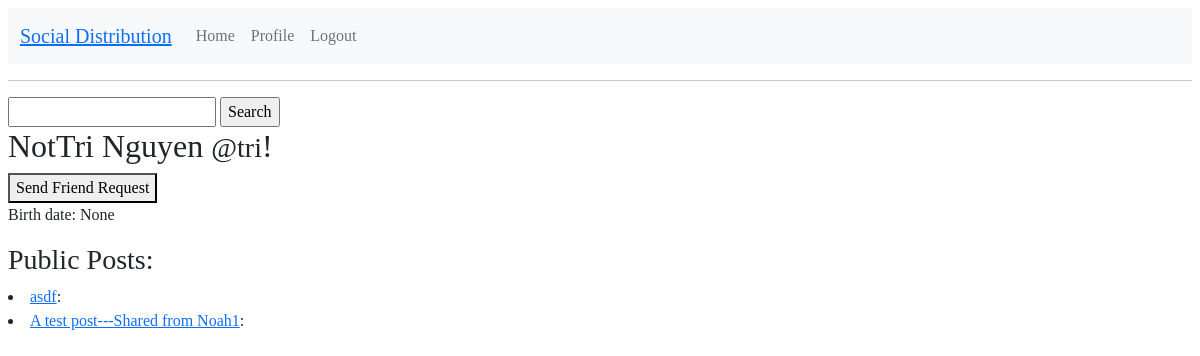
The page /view_profile/17 (signed in) on the database as committed earlier.
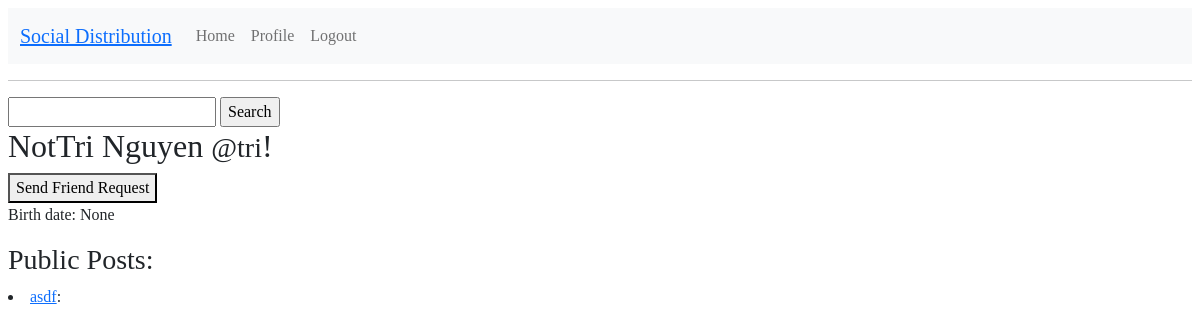
The same page on the database as committed later.
### Profile/models.py (models this page shows)
class Post(models.Model):
    title = models.CharField(max_length=200)
    url = models.CharField(max_length=200, blank=True)
    source = models.CharField(max_length=200, blank=True)
    origin = models.CharField(max_length=200, blank=True)
    description = models.TextField(blank=True)
    class ContentType(models.TextChoices):
        MARKDOWN = 'text/markdown' # common mark
        PLAIN = 'text/plain' # UTF-8
        BASE64 = 'application/base64'
        PNG = 'image/png;base64' # embedded png
        JPEG = 'image/jpeg;base64' # embedded jpeg
    content_type = models.CharField(
        max_length=40,
        choices = ContentType.choices,
        default=ContentType.PLAIN
    )
    content = models.TextField(blank=True)
    author = models.ForeignKey(Profile, on_delete=models.CASCADE, null=True, related_name="posts")
    categories = models.ManyToManyField('PostCategory', blank=True)
    comments_count = models.IntegerField(default=0)
    comments_page_size = models.IntegerField(default=50)
    comments_first_page = models.CharField(max_length=200, null=True) # URL to first page of comments for this post
    comments = models.ManyToManyField('Comment', blank=True)
    timestamp = models.DateTimeField(default=timezone.now)
    class Visibility(models.TextChoices):
        PUBLIC = 'PUBLIC'
        FRIENDS = 'FRIENDS'
    visibility = models.CharField(
        max_length=10,
        choices=Visibility.choices,
        default=Visibility.PUBLIC
    )
    unlisted = models.BooleanField(default=False) # used for images so that they don't show up in timelines

### Profile/views.py (the view)
# urls.py: path('view_profile/<int:author_id>', Profile_views.view_profile, name='view_profile'),
def view_profile(request, author_id):
	user = Profile.objects.get(user__username=request.user.username)
	author = Profile.objects.get(user_id=author_id)
	friend_status = user.friends.filter(user_id=author_id).exists()
	friend_posts = author.posts.all()
	if request.method == "GET":
		return render(request, 'profile/view_profile.html', {'author': author, 'posts': friend_posts, 'friend_status': friend_status})

### Profile/templates/profile/view_profile.html (shortened to what this page needs)
{% extends 'base.html' %}
{% block content %}
	<form action="{% url 'Search:results' %}" method="POST">
		<input type="text" name="query" id="query" required>
		<input type="submit" value="Search">
	</form>
	<h2>{{ author.user.get_full_name }} <small>@{{ author.user.username }}</small>!</h2>
		{% if friend_status  %}
			<form action="{{ author.user.id }}/remove_friend" method="POST">
				{% csrf_token %}
				<input type="hidden" name="author" id="author" value="{{ author.user.id }}" />
				<button type="submit">Remove Friend</button>
			</form>
		{% else %}
			<form action="/sendrequest" method="POST">
				<button type="submit">Send Friend Request</button>
			</form>
		{% endif %}
		<p>Birth date: {{ author.birth_date }}</p>
		<h3>Public Posts:</h3>
		{% if posts %}
			{% for post in posts %}
				<li><a href="/author/{{author.id}}/posts/{{post.id}}">{{post.title}}</a>: </li>
			{% endfor %}
		{% else %}
			<p>{{author.user.get_full_name}} has no posts<p>
		{% endif %}
{% endblock %}

Rows that differ between the two databases and show on the page:
removed Post: title "A test post---Shared from Noah1"
